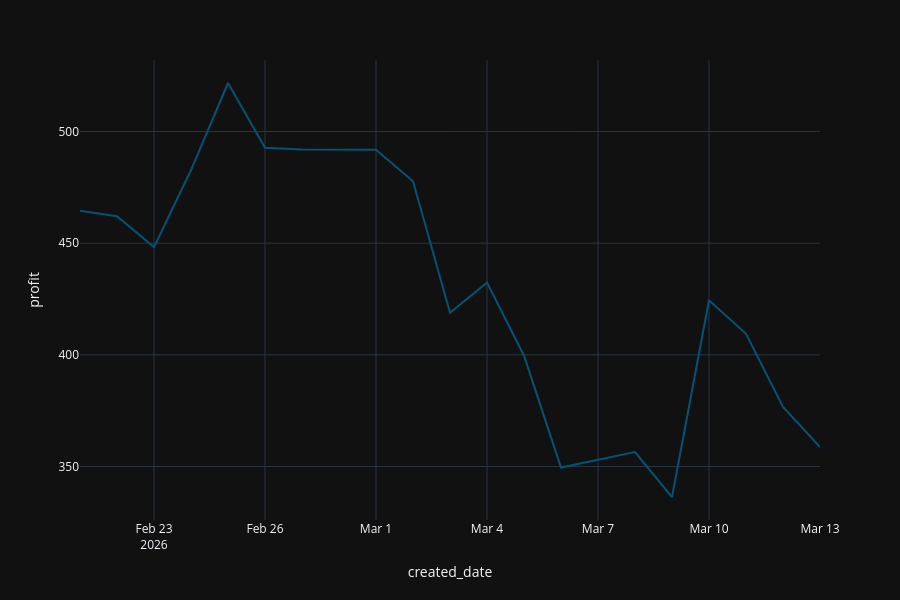

Notebook cell for this chart:
### Code cell
fig = px.line(
  df_sharpe_profit,
  x="created_date",
  y="profit",
)


fig.show()

### Figure 1 — Plotly figure (JSON) as saved in the notebook; plotly's stock layout.template omitted (floating-point values rounded to 4 significant figures)
{"data": [{"hovertemplate": "created_date=%{x}<br>profit=%{y}<extra></extra>", "legendgroup": "", "line": {"color": "rgb(4, 82, 117)", "dash": "solid"}, "marker": {"symbol": "circle"}, "mode": "lines", "name": "", "orientation": "v", "showlegend": false, "type": "scatter", "x": ["2026-02-21", "2026-02-22", "2026-02-23", "2026-02-24", "2026-02-25", "2026-02-26", "2026-02-27", "2026-02-28", "2026-03-01", "2026-03-02", "2026-03-03", "2026-03-04", "2026-03-05", "2026-03-06", "2026-03-08", "2026-03-09", "2026-03-10", "2026-03-11", "2026-03-12", "2026-03-13"], "xaxis": "x", "y": [464.5, 462.1, 448.3, 482.8, 521.7, 492.7, 491.9, 491.9, 491.9, 477.8, 418.8, 432.4, 399.6, 349.6, 356.5, 336.4, 424.4, 409.4, 376.7, 358.7], "yaxis": "y"}], "layout": {"height": 600, "legend": {"tracegroupgap": 0}, "margin": {"t": 60}, "xaxis": {"anchor": "y", "domain": [0, 1], "title": {"text": "created_date"}}, "yaxis": {"anchor": "x", "domain": [0, 1], "title": {"text": "profit"}}}}
